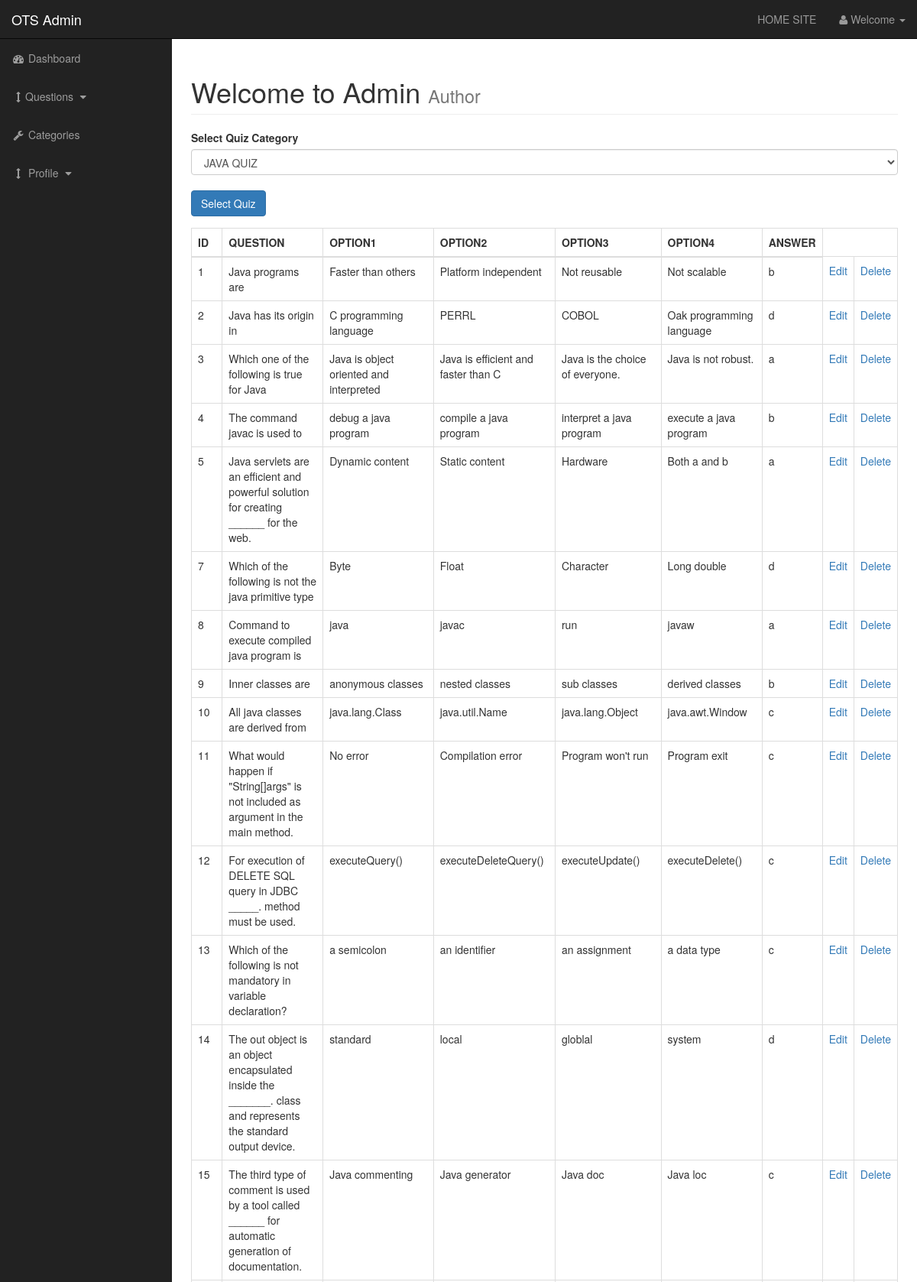
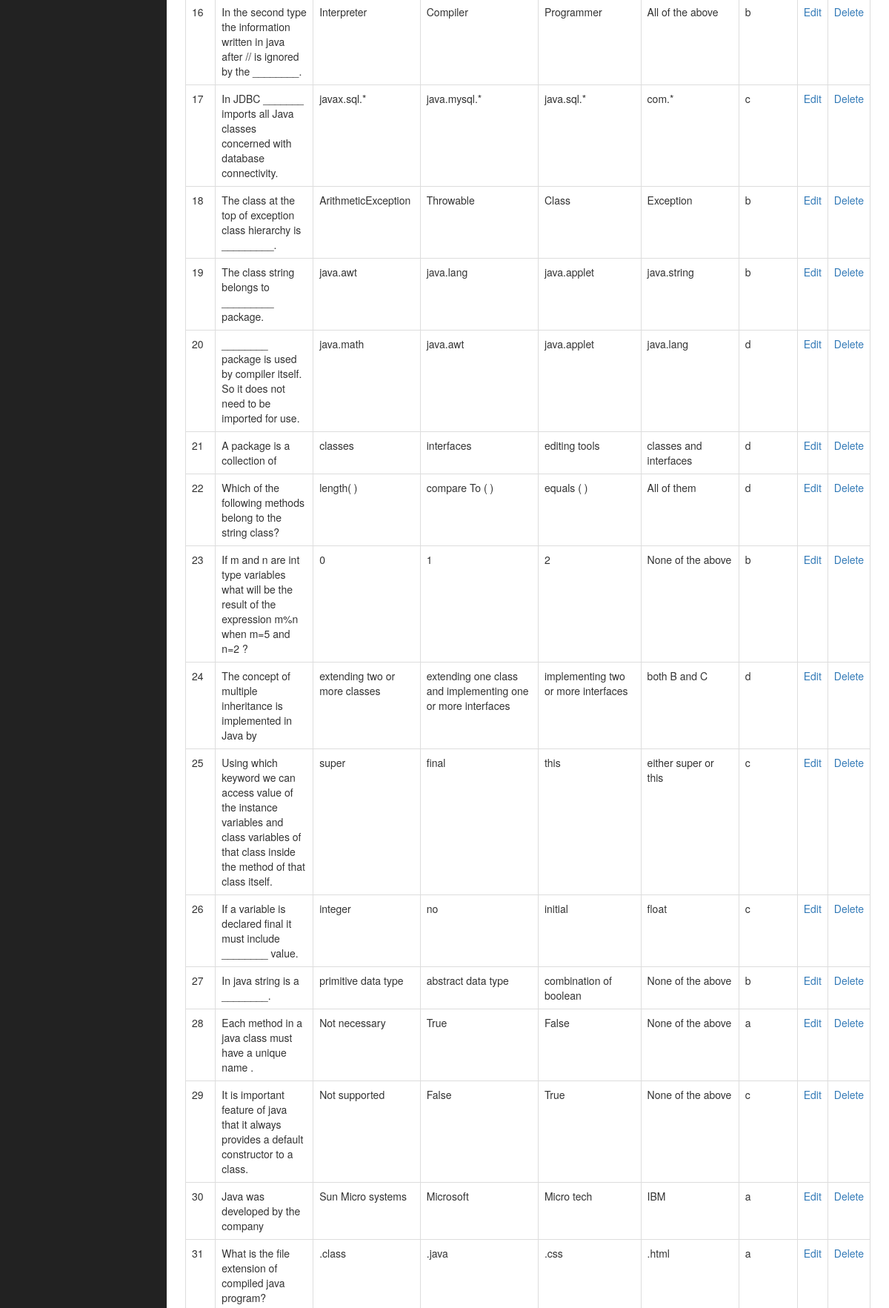
/posts.php (upper part), run on the app's committed database (2 pictures, top to bottom).
### tables this page shows
CREATE TABLE IF NOT EXISTS `questions` (
  `qno` int(3) NOT NULL AUTO_INCREMENT,
  `ques` text,
  `a` text,
  `b` text,
  `c` text,
  `d` text,
  `ans` varchar(20) DEFAULT NULL,
  PRIMARY KEY (`qno`)
);

### includes/view_all_posts.php (the view, shortened to what this page needs)
<table class="table table-bordered table-hover">
<?php
require_once("connection.php");
?>
	<form action="#" method="post">
		<label for="title">Select Quiz Category</label>
			<div class="form-group">
				<select class="form-control" name="quiz">
					<option value="questions">JAVA QUIZ</option>
				</select>
	<br>
	    <div class="form-group">
        <input class="btn btn-primary" type="submit" name="submit" value="Select Quiz">
		</div>
			</div>
	</form>
                                <thead>
                                <tr>
                                    <th>ID</th>
                                    <th>QUESTION</th>
                                    <th>OPTION1</th>
                                    <th>OPTION2</th>
                                    <th>OPTION3</th>
                                    <th>OPTION4</th>
                                    <th>ANSWER</th>
                                </tr>
                                </thead>
                                <tbody>
                          <?php
						if($selected_val=="")
						{
                             $query = "select * from questions";
                        }
						  $select_posts = mysqli_query($connection,$query);
						while($row = mysqli_fetch_assoc($select_posts))
						{
                                $qno = $row['qno'];
                                $ques = $row['ques'];
                                $a = $row['a'];
                                $b = $row['b'];
                                $c = $row['c'];
                                $d = $row['d'];
                                $ans = $row['ans'];
                                echo "<tr>";
                                echo "<td>$qno</td>";
                                echo "<td>$ques</td>";
                                echo "<td>$a</td>";
                                echo "<td>$b</td>";
                                echo "<td>$c</td>";
                                echo "<td>$d</td>";
                                echo "<td>$ans</td>";
					 echo "<td><a href='posts.php?source=edit_post&p_id={$qno}'>Edit</a></td>";
                     echo "<td><a href='posts.php?delete={$qno}'>Delete</a></td>";
                     echo "</tr>";
                            }
                        ?>
                                </tbody>
                            </table>

### css/sb-admin.css (style rules this page uses)
body { margin-top: 100px; background-color: #222; }
@media (min-width:768px) { body { margin-top: 50px; } }

### data on the page
questions: qno "1", ques "Java programs are", a "Faster than others", b "Platform independent", c "Not reusable", d "Not scalable", ans "b"
questions: qno "2", ques "Java has its origin in", a "C programming language", b "PERRL", c "COBOL", d "Oak programming language", ans "d"
questions: qno "3", ques "Which one of the following is true for Java", a "Java is object oriented and interpreted", b "Java is efficient and faster than C", c "Java is the choice of everyone.", d "Java is not robust.", ans "a"
questions: qno "4", ques "The command javac is used to", a "debug a java program", b "compile a java program", c "interpret a java program", d "execute a java program", ans "b"
questions: qno "5", ques "Java servlets are an efficient and powerful solution for creating ______ for the web.", a "Dynamic content", b "Static content", c "Hardware", d "Both a and b", ans "a"
questions: qno "7", ques "Which of the following is not the java primitive type", a "Byte", b "Float", c "Character", d "Long double", ans "d"
questions: qno "8", ques "Command to execute compiled java program is", a "java", b "javac", c "run", d "javaw", ans "a"
questions: qno "9", ques "Inner classes are", a "anonymous classes", b "nested classes", c "sub classes", d "derived classes", ans "b"
questions: qno "10", ques "All java classes are derived from", a "java.lang.Class", b "java.util.Name", c "java.lang.Object", d "java.awt.Window", ans "c"
questions: qno "11", ques "What would happen if \"String[]args\" is not included as argument in the main method.", a "No error", b "Compilation error", c "Program won't run", d "Program exit", ans "c"
questions: qno "12", ques "For execution of DELETE SQL query in JDBC _____. method must be used.", a "executeQuery()", b "executeDeleteQuery()", c "executeUpdate()", d "executeDelete()", ans "c"
questions: qno "13", ques "Which of the following is not mandatory in variable declaration?", a "a semicolon", b "an identifier", c "an assignment", d "a data type", ans "c"
questions: qno "14", ques "The out object is an object encapsulated inside the _______. class and represents the standard output device.", a "standard", b "local", c "globlal", d "system", ans "d"
questions: qno "15", ques "The third type of comment is used by a tool called ______ for automatic generation of documentation.", a "Java commenting", b "Java generator", c "Java doc", d "Java loc", ans "c"
questions: qno "16", ques "In the second type the information written in java after // is ignored by the ________.", a "Interpreter", b "Compiler", c "Programmer", d "All of the above", ans "b"
questions: qno "17", ques "In JDBC _______ imports all Java classes concerned with database connectivity.", a "javax.sql.*", b "java.mysql.*", c "java.sql.*", d "com.*", ans "c"
questions: qno "18", ques "The class at the top of exception class hierarchy is _________.", a "ArithmeticException", b "Throwable", c "Class", d "Exception", ans "b"
questions: qno "19", ques "The class string belongs to _________ package.", a "java.awt", b "java.lang", c "java.applet", d "java.string", ans "b"
questions: qno "20", ques "________ package is used by compiler itself. So it does not need to be imported for use.", a "java.math", b "java.awt", c "java.applet", d "java.lang", ans "d"
questions: qno "21", ques "A package is a collection of", a "classes", b "interfaces", c "editing tools", d "classes and interfaces", ans "d"
questions: qno "22", ques "Which of the following methods belong to the string class?", a "length( )", b "compare To ( )", c "equals ( )", d "All of them", ans "d"
questions: qno "23", ques "If m and n are int type variables what will be the result of the expression m%n when m=5 and n=2 ?", a "0", b "1", c "2", d "None of the above", ans "b"
questions: qno "24", ques "The concept of multiple inheritance is implemented in Java by", a "extending two or more classes", b "extending one class and implementing one or more interfaces", c "implementing two or more interfaces", d "both B and C", ans "d"
questions: qno "25", ques "Using which keyword we can access value of the instance variables and class variables of that class inside the method of that class itself.", a "super", b "final", c "this", d "either super or this", ans "c"
questions: qno "26", ques "If a variable is declared final it must include ________ value.", a "integer", b "no", c "initial", d "float", ans "c"
questions: qno "27", ques "In java string is a ________.", a "primitive data type", b "abstract data type", c "combination of boolean", d "None of the above", ans "b"
questions: qno "28", ques "Each method in a java class must have a unique name .", a "Not necessary", b "True", c "False", d "None of the above", ans "a"
questions: qno "29", ques "It is important feature of java that it always provides a default constructor to a class.", a "Not supported", b "False", c "True", d "None of the above", ans "c"
questions: qno "30", ques "Java was developed by the company", a "Sun Micro systems", b "Microsoft", c "Micro tech", d "IBM", ans "a"
questions: qno "31", ques "What is the file extension of compiled java program?", a ".class", b ".java", c ".css", d ".html", ans "a"
